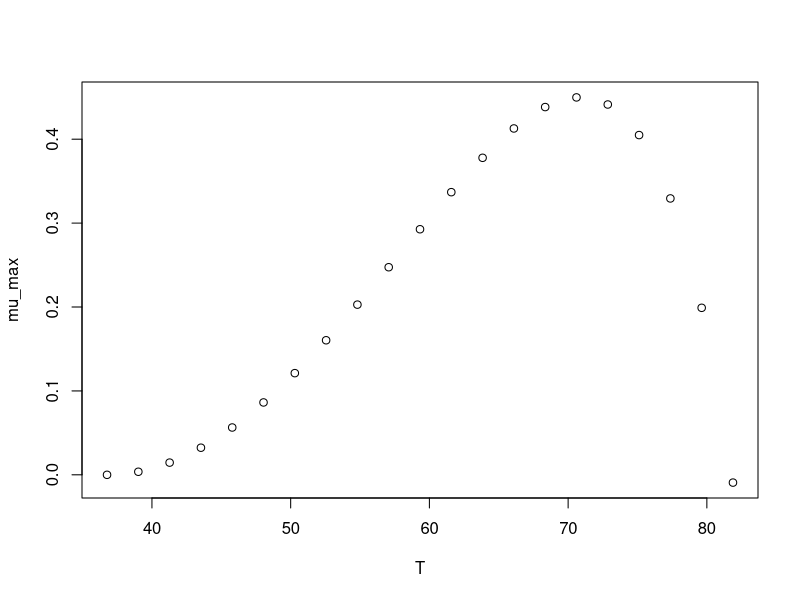

The R source for this figure:
#############################
# start of Parameter script
#############################
T <- seq(36.7632367632368,81.8818,length.out=21)
#############################
# end of Parameter script
#############################
############################# 
# start of Model script Gropin ID 411 
#############################
 
# constant coefficients for this model
 
variables <- data.frame(T)
argumentsPar <- expand.grid(variables)
 
# heart of the model
response_surface <- function(T) {
   mumax <-(4.5*(10^-1)*(T-81.8)*((T-36.8)^2))/((70.9-36.8)*((70.9-36.8)*(T-70.9)-(70.9-81.8)*(70.9+36.8-2*T)))

return(mumax=mumax)
} 

# output parameters
mumax <- cbind(argumentsPar,response_surface(argumentsPar['T']))
colnames(mumax) <- c(colnames(argumentsPar),'mumax')
#############################
# End of Model script
#############################
############################# 
# start of Visualisation script Gropin ID 411 
#############################
plot(T,mumax$mumax,
                          xlab='T',
                          ylab='mu_max')
#############################
# End of Visualisation script
#############################
